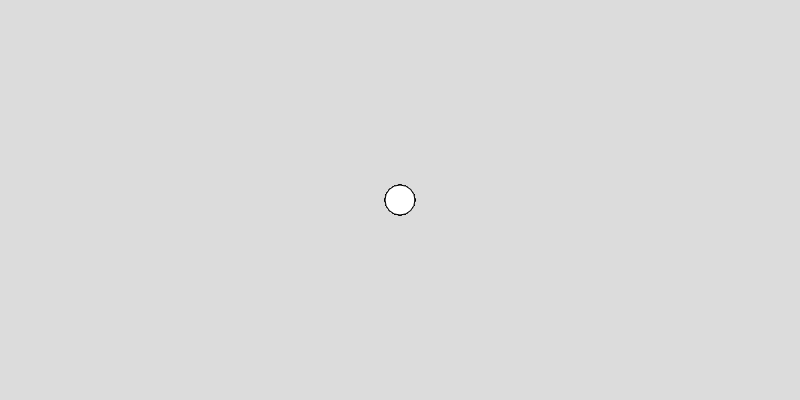
Frame 1 (no input)
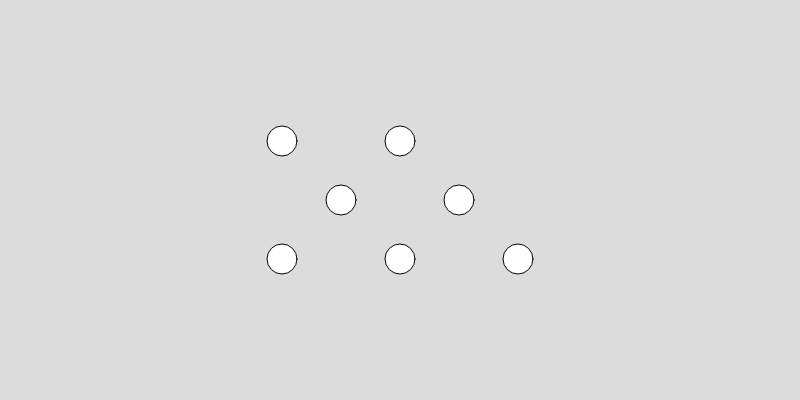
Frame 60 (no input)
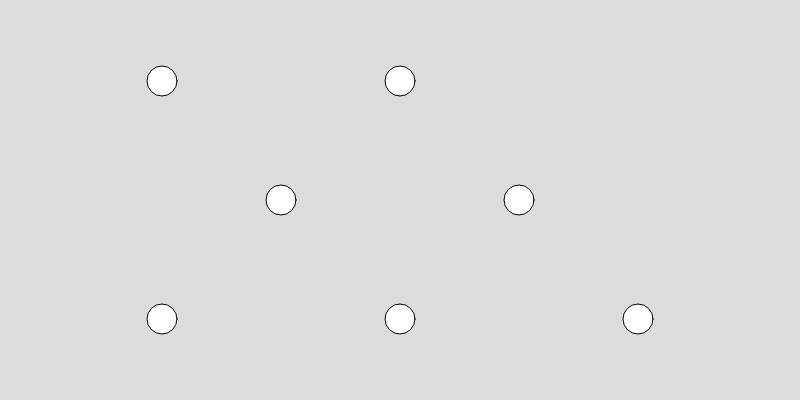
Frame 120 (the mouse pressed at the canvas centre since frame 60)

The p5.js sketch that drew these frames (run headless with seeded random() and noise() and a simulated clock; from frame 60 on, the mouse is pressed at the canvas centre):

// p5.js sketch
// ── sketch.js
let x,y,x1,y1,x2,y2,x3,y3;
let x4,y4,x5,y5,x6,y6,x7,y7;
let w2h;
let xspeed;
let yspeed=10;

function setup() {
  createCanvas(800, 400);
  x = width / 2;
  y = height / 2;
  x1 = width / 2;
  y1 = height / 2;
  x2 = width / 2;
  y2 = height / 2;
  x3 = width / 2;
  y3 = height / 2;
  x4=x5=x6=x7=width/2;
  y4=y5=y6=y7=height/2;
  
  w2h=width/height;
  xspeed = yspeed * w2h;
}

function draw() {
  background(220);
  // up down left right
  circle(x, y, 30);
  x++;

  circle(x1, y1, 30);
  x1--;

  circle(x2, y2, 30);
  y2++;

  circle(x3, y3, 30);
  y3--;
  
  //to corner
  circle(x4,y4,30)
  x4+=1*w2h;
  y4+=1;
  
  circle(x5,y5,30)
   x5-=1*w2h;
   y5+=1;
  
  circle(x6,y6,30)
   x6-=1*w2h;
   y6-=1;
  
  //change speed
   circle(x7,y7,30)
   x7+=xspeed;
   y7-=yspeed;
  
  
}
